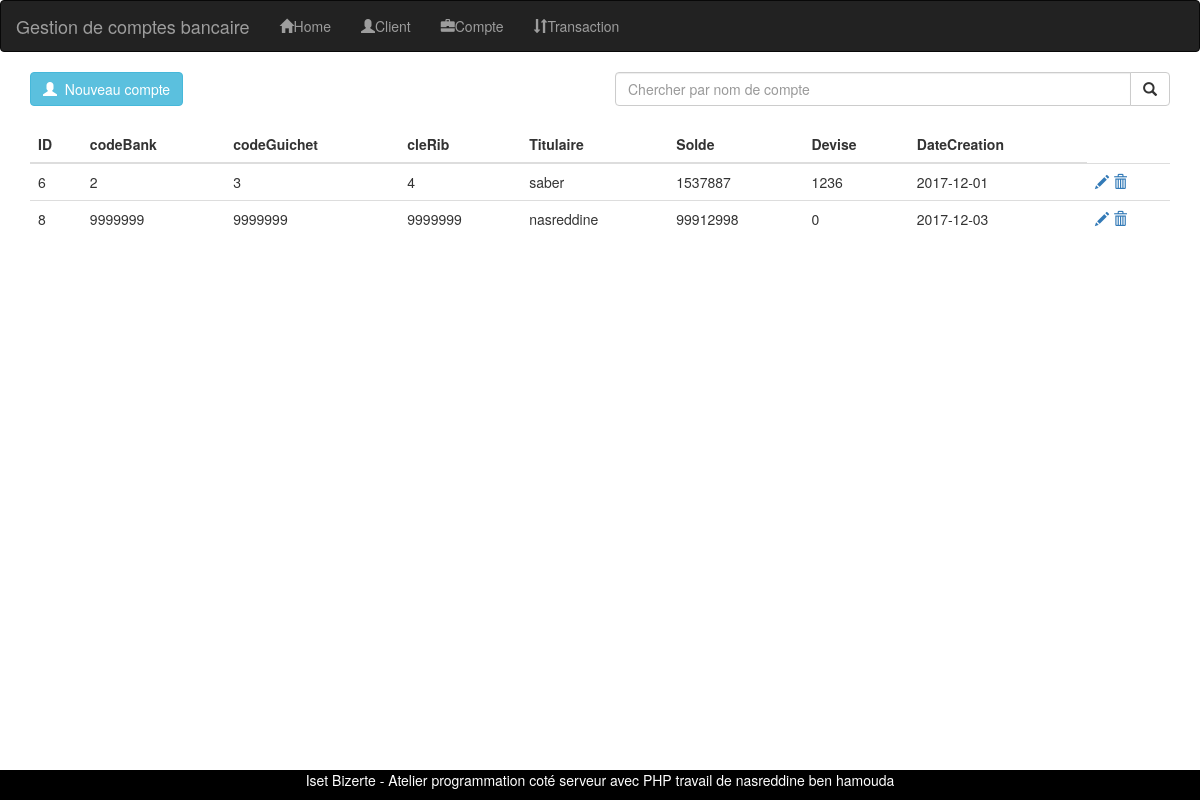
Page /templates/compte.php on the committed database.
### tables this page shows
CREATE TABLE IF NOT EXISTS `comptes` (
  `id` int(11) NOT NULL AUTO_INCREMENT,
  `codeBanq` int(11) NOT NULL,
  `codeGuichet` int(11) NOT NULL,
  `cleRib` int(11) NOT NULL,
  `titulaire` varchar(30) NOT NULL,
  `solde` int(11) NOT NULL,
  `devise` int(11) NOT NULL,
  `dateCreation` date NOT NULL,
  PRIMARY KEY (`id`)
);

### classes/compte.class.php (called while the page is built, shortened)
<?php
class compte
{
  private $cnx;
  public function __construct()
  {
    $bd = new dbconnect;
    $connect = $bd->database();
    $this->cnx = $connect;
  }
  public function execReq($sql){
    $stmt = $this->cnx->prepare($sql);
    return $stmt;
  }
  public function readAllAccounts()
  {
      try
      {
          $sql = 'SELECT * FROM comptes ORDER BY datecreation,id DESC ';
          $result = $this->execReq($sql);
          $result->execute();
          return $result;
      }
      catch (PDOException $exception)
      {
          echo $exception->getMessage();
      }
  }
}
 ?>

### templates/compte.php (the view, shortened to what this page needs)
<!DOCTYPE html>
<html>
  <head>
    <link rel="stylesheet" href="../bootstrap/css/bootstrap.min.css">
    <?php include 'navbar.php';
    include '../classes/compte.class.php';
  ?>
</head>
<body>
  <div class="container">
      <div class="row">
          <div class="col-lg-6">
              <div class="input-group">
                  <a href="nouveaucompte.php">
                      <button class="btn btn-info"><span class="glyphicon glyphicon-user" aria-hidden="true"></span>&nbsp; Nouveau compte</button>
                  </a>
              </div>
          </div>
          <div class="col-lg-6">
              <div class="input-group">
                  <input type="text" class="form-control" placeholder="Chercher par nom de compte">
                  <span class="input-group-btn">
                      <button class="btn btn-default" type="button"><span class="glyphicon glyphicon-search" aria-hidden="true"></span></button>
                  </span>
              </div>
          </div>
      </div>
      <br>
      <div class="row">
          <div class="col-lg-12">
              <table class="table table-hover">
                  <thead>
                      <tr>
                          <th>ID</th>
                          <th>codeBank</th>
                          <th>codeGuichet</th>
                          <th>cleRib</th>
                          <th>Titulaire</th>
                          <th>Solde</th>
                          <th>Devise</th>
                          <th>DateCreation</th>
                      </tr>
                  </thead>
                  <tbody>
                  <?php
                      $compte = new compte;
                      $listcompte = $compte->readAllAccounts();
                      if ($listcompte->rowCount()>0)
                      {
                          while ($ligne = $listcompte->fetch(PDO::FETCH_ASSOC))
                          {
                              extract($ligne);
                              echo "<tr>";
                              echo "<td>".$ligne['id']."</td>";
                              echo "<td>".$ligne['codeBanq']."</td>";
                              echo "<td>".$ligne['codeGuichet']."</td>";
                              echo "<td>".$ligne['cleRib']."</td>";
                              echo "<td>".$ligne['titulaire']."</td>";
                              echo "<td>".$ligne['solde']."</td>";
                              echo "<td>".$ligne['devise']."</td>";
                              echo "<td>".$ligne['dateCreation']."</td>";
                              echo "<td><a href=\"modifiercompte.php?update_id=".$ligne['id']."\" onclick=\"return confirm('Editer ce compte ?')\" data-toggle=\"tooltip\" data-placement=\"top\" title=\"Modifier\"><span class=\"glyphicon glyphicon-pencil\" aria-hidden=\"true\"></span></a>&nbsp;";
                              echo "<a href=\"?del_id=".$ligne['id']."\" onclick=\"return confirm('Etes vous sûre de vouloir supprimer ce compte ?')\" data-toggle=\"tooltip\" data-placement=\"top\" title=\"Supprimer\"><span class=\"glyphicon glyphicon-trash\" aria-hidden=\"true\"></span></a></td>";
                              echo "</tr>";
                          }
                      }
                  ?>
                  </tbody>
              </table>
          </div>
      </div>
  </div>
</body>
</html>

### rows in the picture
comptes: id "6", codeBanq "2", codeGuichet "3", cleRib "4", titulaire "saber", solde "1537887", devise "1236", dateCreation "2017-12-01"
comptes: id "8", codeBanq "9999999", codeGuichet "9999999", cleRib "9999999", titulaire "nasreddine", solde "99912998", devise "0", dateCreation "2017-12-03"
